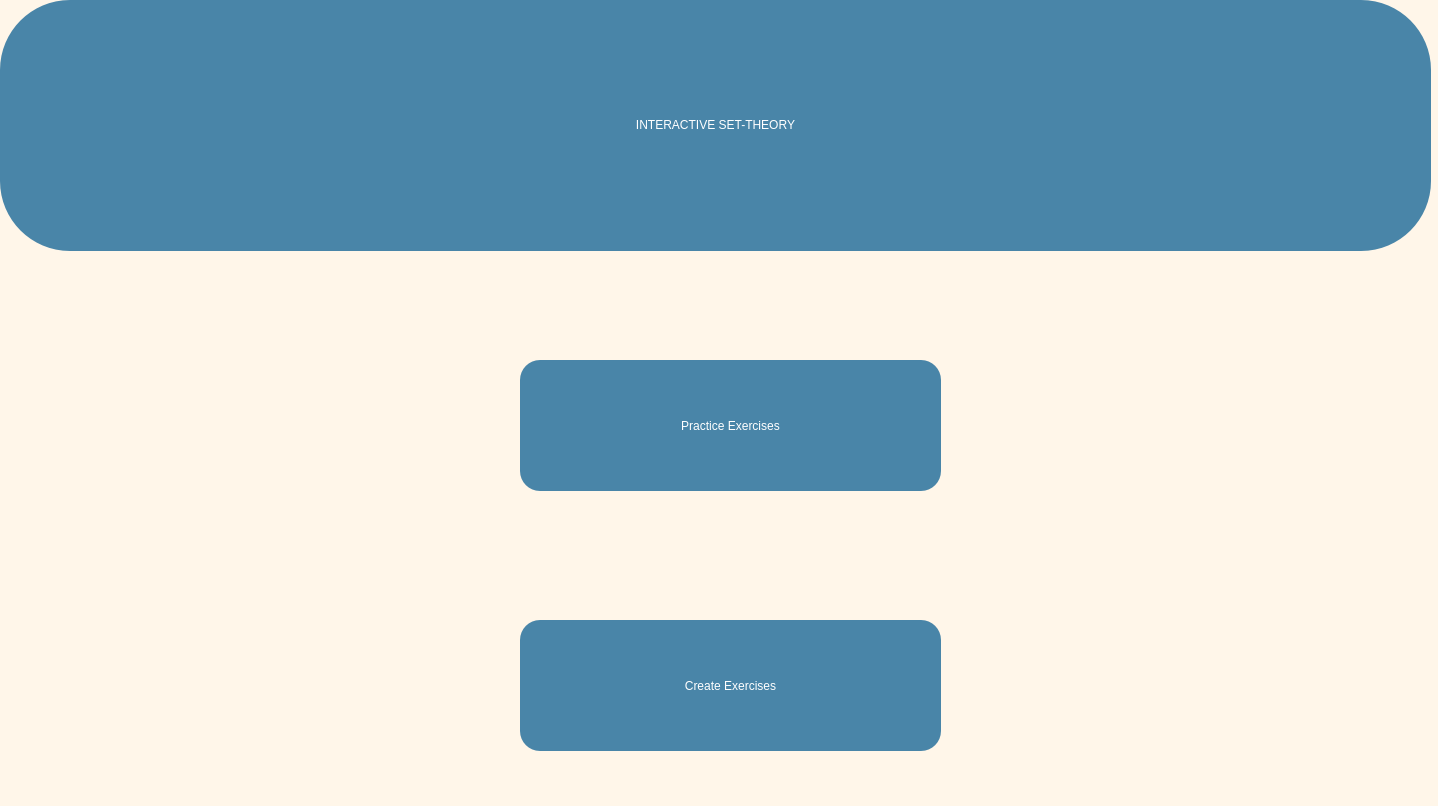
<?xml version="1.0" encoding="UTF-8"?>
<ui version="4.0">
 <class>MainWindow</class>
 <widget class="QMainWindow" name="MainWindow">
  <property name="geometry">
   <rect>
    <x>0</x>
    <y>0</y>
    <width>1438</width>
    <height>806</height>
   </rect>
  </property>
  <property name="windowTitle">
   <string>MainWindow</string>
  </property>
  <property name="styleSheet">
   <string notr="true">QWidget{
	background-color: rgb(255,246,233);
}

#header{
	font: 90pt &quot;Baloo Bhaijaan&quot;;
	background-color: rgb(73,133,168);
	color: white;
	border-radius: 70%;
}

QPushButton{
	background-color: rgb(73,133,168);
	color: white;
	font: 25pt &quot;Verdana&quot;;
	border-radius: 20%;
}

QPushButton:hover{
	background-color: rgb(93,153,168);
	border: 2px solid black;
}</string>
  </property>
  <widget class="QWidget" name="centralwidget">
   <widget class="QLabel" name="header">
    <property name="geometry">
     <rect>
      <x>0</x>
      <y>0</y>
      <width>1431</width>
      <height>251</height>
     </rect>
    </property>
    <property name="styleSheet">
     <string notr="true"/>
    </property>
    <property name="text">
     <string>&lt;html&gt;&lt;head/&gt;&lt;body&gt;&lt;p align=&quot;center&quot;&gt;INTERACTIVE SET-THEORY&lt;/p&gt;&lt;/body&gt;&lt;/html&gt;</string>
    </property>
   </widget>
   <widget class="QPushButton" name="practiceButton">
    <property name="geometry">
     <rect>
      <x>520</x>
      <y>360</y>
      <width>421</width>
      <height>131</height>
     </rect>
    </property>
    <property name="text">
     <string>Practice Exercises</string>
    </property>
   </widget>
   <widget class="QPushButton" name="createButton">
    <property name="geometry">
     <rect>
      <x>520</x>
      <y>620</y>
      <width>421</width>
      <height>131</height>
     </rect>
    </property>
    <property name="text">
     <string>Create Exercises</string>
    </property>
   </widget>
  </widget>
  <widget class="QStatusBar" name="statusbar"/>
 </widget>
 <resources/>
 <connections/>
</ui>
